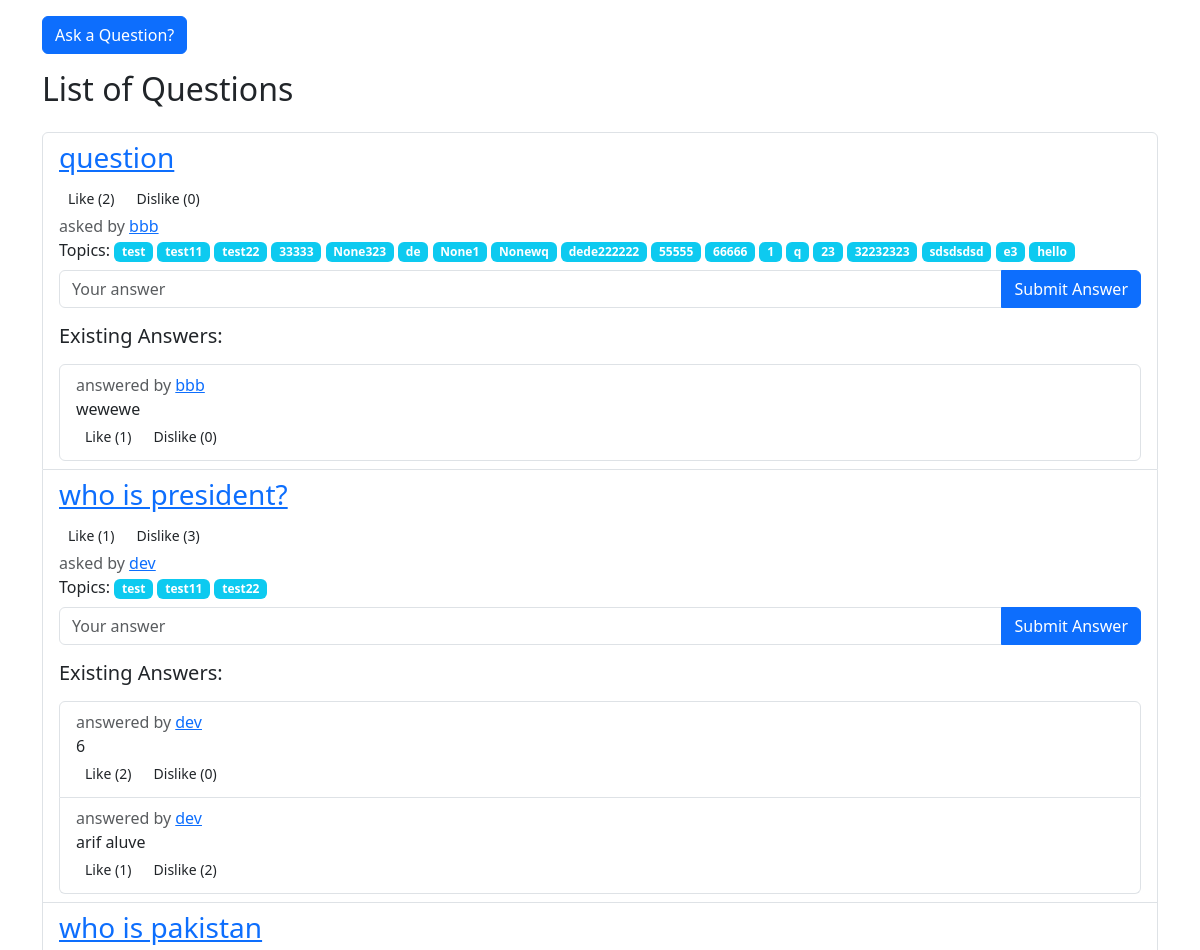
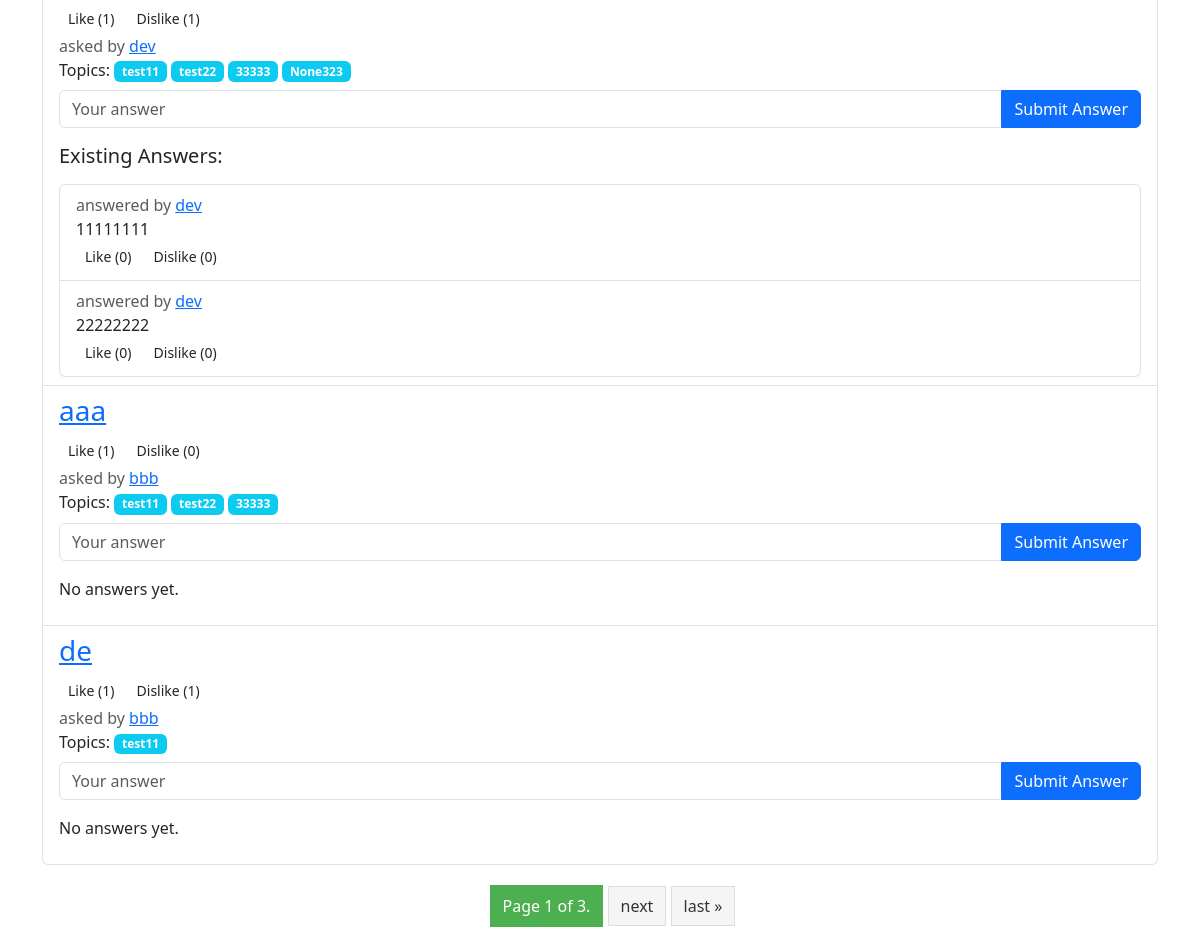
Screenshot of /quora/questions/list/ with the database file from the repository (2 pictures, top to bottom).
### questions/models.py (models this page shows, shortened)
class Question(models.Model):
    user = models.ForeignKey(CustomUser, on_delete=models.CASCADE)
    content = models.TextField()
    like_count = models.IntegerField(default=0)
    dislike_count = models.IntegerField(default=0)
    topics = models.ManyToManyField(Topic)
    liked_by = models.ManyToManyField(CustomUser, related_name='liked_questions', blank=True)
    disliked_by = models.ManyToManyField(CustomUser, related_name='disliked_questions', blank=True)
    objects = QuestionManager()

### users/models.py (models this page shows, shortened)
class CustomUser(AbstractUser):
    name = models.CharField(max_length=255)
    age = models.IntegerField()
    GENDER_CHOICES = [
        ('M', 'Male'),
        ('F', 'Female'),
        ('O', 'Other'),
    ]
    gender = models.CharField(max_length=1, choices=GENDER_CHOICES)
    email = models.EmailField(unique=True)
    profile_picture = models.ImageField(upload_to='profile_pics/', blank=True, null=True)

### topics/models.py (models this page shows, shortened)
class Topic(models.Model):
    title = models.CharField(max_length=255)
    description = models.CharField(max_length=1000)
    topic_picture = models.ImageField(upload_to='topic_pics/', blank=True, null=True)
    followed_by = models.ManyToManyField(CustomUser, related_name='followings', blank=True)
    user = models.ForeignKey(CustomUser, on_delete=models.CASCADE, default=1)

### answers/models.py (models this page shows, shortened)
class Answer(models.Model):
    question = models.ForeignKey(Question, on_delete=models.CASCADE, related_name='answers')
    user = models.ForeignKey(CustomUser, on_delete=models.CASCADE)  # Add this line
    content = models.TextField()
    like_count = models.IntegerField(default=0)
    dislike_count = models.IntegerField(default=0)
    liked_by = models.ManyToManyField(CustomUser, related_name='liked_answers', blank=True)
    disliked_by = models.ManyToManyField(CustomUser, related_name='disliked_answers', blank=True)
    objects = AnswerManager()

### questions/views.py (the view)
# urls.py: path('list/', question_list, name='question_list'),
def question_list(request):
    questions = Question.objects.all()
    questions_per_page = 5
    paginator = Paginator(questions, questions_per_page)
    page = request.GET.get('page')
    try:
        questions = paginator.page(page)
    except PageNotAnInteger:
        questions = paginator.page(1)
    except EmptyPage:
        questions = paginator.page(paginator.num_pages)
    return render(request, 'questions/question_list.html', {'questions': questions})

### answers/models.py (called while the page is built)
    def get_queryset(self):
        return super().get_queryset().annotate(num_likes=Count('liked_by')).order_by('-num_likes')

### questions/models.py (called while the page is built)
    def get_queryset(self):
        return super().get_queryset().annotate(num_likes=Count('liked_by')).order_by('-num_likes')

### questions/templates/questions/question_list.html (shortened to what this page needs)
{% load static %}
<head>
  <link rel="stylesheet" href="https://cdn.jsdelivr.net/npm/bootstrap@5.3.0/dist/css/bootstrap.min.css">
  <link rel="stylesheet" href="{% static '/topics/css/style.css' %}">
</head>
{% block content %}
  <div class="container">
    <a href="{% url 'create_question' %}" class="btn btn-primary mt-3 mb-3">Ask a Question?</a>
    <h2>List of Questions</h2>
    <ul class="list-group mt-4">
      {% for question in questions %}
        {% include 'questions/_question_answers.html' with question=question %}
      {% endfor %}
    </ul>
  </div>
  {% include 'topics/_paginator.html' with list=questions %}
{% endblock %}

### questions/templates/questions/_question_answers.html (shortened to what this page needs)
<li class="list-group-item">
  <div class="mb-2">
    <h3><a href="{% url 'show_question' question_id=question.id %}">{{ question.content }}</a></h3>
    {% with like_count=question.liked_by.count %}
      <button type="button" class="btn btn-sm {% if request.user in question.liked_by.all %}btn-success{% endif %}" onclick="likeDislikeQuestion({{ question.id }}, 'like')">Like (<span id="likeCount_{{ question.id }}">{{ like_count }}</span>)</button>
    {% endwith %}
    {% with dislike_count=question.disliked_by.count %}
      <button type="button" class="btn btn-sm {% if request.user in question.disliked_by.all %}btn-danger{% endif %}" onclick="likeDislikeQuestion({{ question.id }}, 'dislike')">Dislike (<span id="dislikeCount_{{ question.id }}">{{ dislike_count }}</span>)</button>
    {% endwith %}
  <span class="text-muted">asked by <a href="{% url 'show_profile' user_id=question.user.id %}">{{ question.user.name }}</a></span><br>
    Topics:
    {% for topic in question.topics.all %}
      <span class="badge bg-info">{{ topic.title }}</span>
    {% endfor %}
  </div>
  <form class="mb-3 ajax-form" method="post" action="{% url 'create_answer' question.id %}">
    <div class="input-group">
      <input type="text" class="form-control" name="content" placeholder="Your answer" required>
      <button type="submit" class="btn btn-primary">Submit Answer</button>
    </div>
  </form>
  {% if question.answers.all %}
  <h5 class="mb-3">Existing Answers:</h5>
    {% if question_detail %}
      {% include 'questions/_answer.html' with answers=question.answers.all %}
    {% else %}
      {% include 'questions/_answer.html' with answers=question.answers.all|slice:":2" %}
    {% endif %}
  {% else %}
    <p>No answers yet.</p>
  {% endif %}
</li>

### questions/templates/questions/_answer.html
<ul class="list-group existing-answers">
  {% for answer in answers %}
    <li class="list-group-item">
      <span class="text-muted">answered by <a href="{% url 'show_profile' user_id=answer.user.id %}">{{ answer.user.username }}</a></span><br>
      {{ answer.content }}<br>
      {% with like_count=answer.liked_by.count %}
        <button type="button" class="btn btn-sm {% if request.user in answer.liked_by.all %}btn-success{% endif %}" onclick="likeDislikeAnswer({{ answer.id }}, 'like')">Like (<span id="likeCountAns_{{ answer.id }}">{{ like_count }}</span>)</button>
      {% endwith %}
      {% with dislike_count=answer.disliked_by.count %}
        <button type="button" class="btn btn-sm {% if request.user in answer.disliked_by.all %}btn-danger{% endif %}" onclick="likeDislikeAnswer({{ answer.id }}, 'dislike')">Dislike (<span id="dislikeCountAns_{{ answer.id }}">{{ dislike_count }}</span>)</button>
      {% endwith %}
    </li>
  {% endfor %}
</ul>

### rows the page displays
Question: content "question", liked_by.count "2", disliked_by.count "0", user.name "bbb"
Topic: title "test"
Topic: title "test11"
Topic: title "test22"
Topic: title "33333"
Topic: title "None323"
Topic: title "de"
Topic: title "None1"
Topic: title "Nonewq"
Topic: title "dede222222"
Topic: title "55555"
Topic: title "66666"
Topic: title "1"
Topic: title "q"
Topic: title "23"
Topic: title "32232323"
Topic: title "sdsdsdsd"
Topic: title "e3"
Topic: title "hello"
Answer: user.username "bbb", content "wewewe", liked_by.count "1", disliked_by.count "0"
Question: content "who is president?", liked_by.count "1", disliked_by.count "3", user.name "dev"
Answer: user.username "dev", content "6", liked_by.count "2", disliked_by.count "0"
Answer: user.username "dev", content "arif aluve", liked_by.count "1", disliked_by.count "2"
Question: content "who is pakistan", liked_by.count "1", disliked_by.count "1", user.name "dev"
Answer: user.username "dev", content "11111111", liked_by.count "0", disliked_by.count "0"
Answer: user.username "dev", content "22222222", liked_by.count "0", disliked_by.count "0"
Question: content "aaa", liked_by.count "1", disliked_by.count "0", user.name "bbb", shows "No answers yet."
Question: content "de", liked_by.count "1", disliked_by.count "1", user.name "bbb", shows "No answers yet."

### other values shown
{{ list.number }} "1"
{{ list.paginator.num_pages }} "3"
